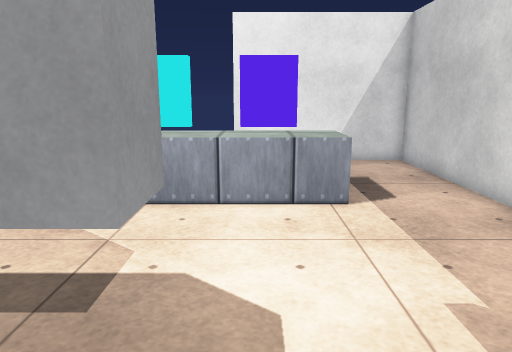
[1] (above)

13 first-person views from a walk through a Unity game level. The camera is 1.4 m above the floor, tilts 12° down and sees 70° across. The floor is counted in squares, 0.5 m on a side. Each view is taken from the middle of a square. On the plan, view 1 faces up. The plan holds only what a view shows up to about 20 squares ahead; the rest is blank. The player is left out. Surface patterns are stand-ins for the level's own textures.

[2]
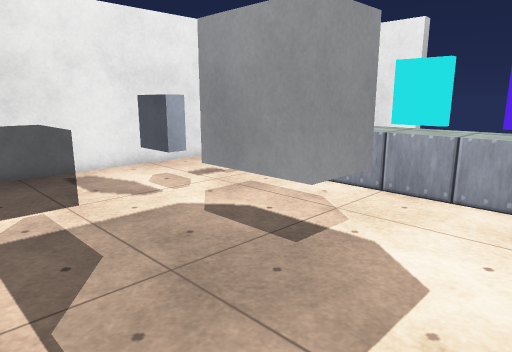

[3]
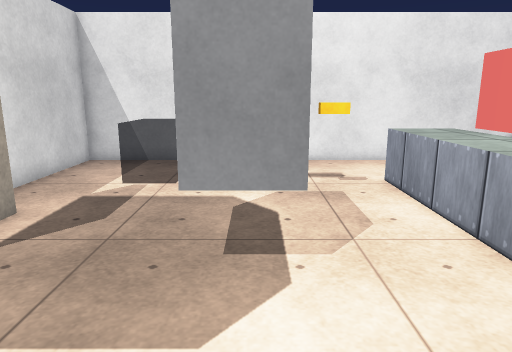

[4]
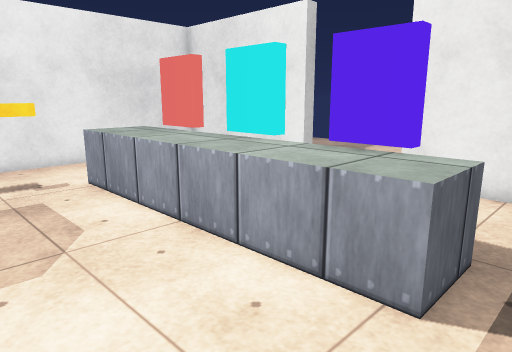

[5]
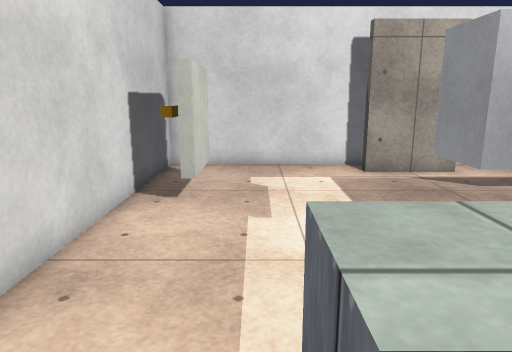

[6]
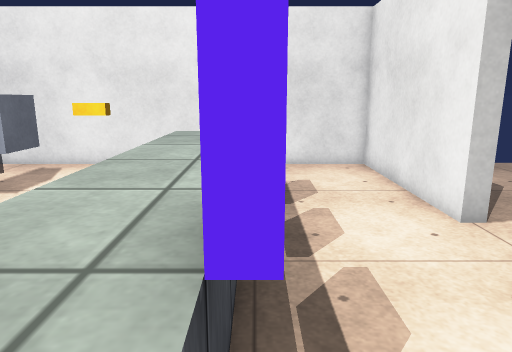

[7]
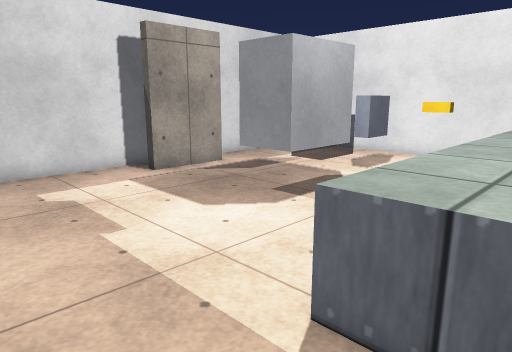

[8]
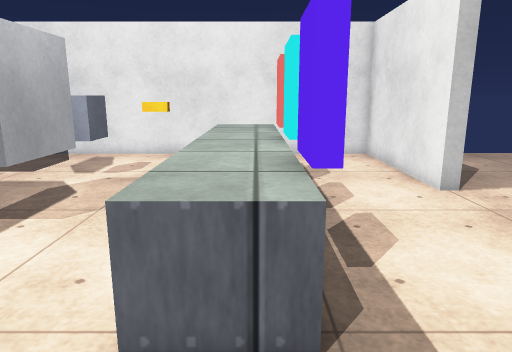

[9]
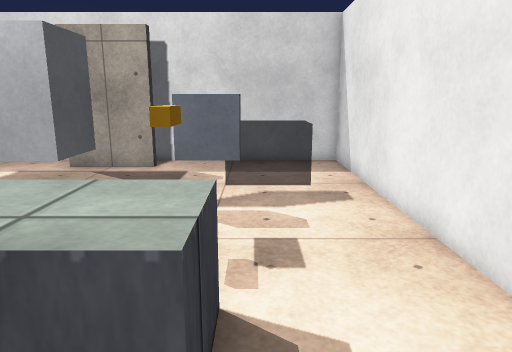

[10]
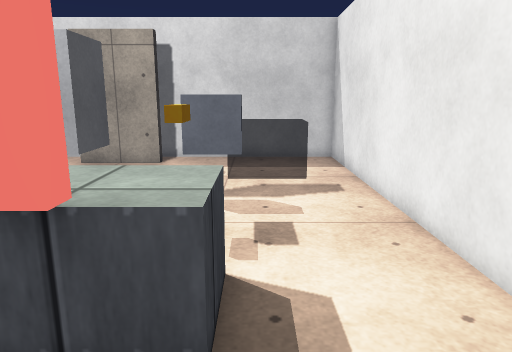

[11]
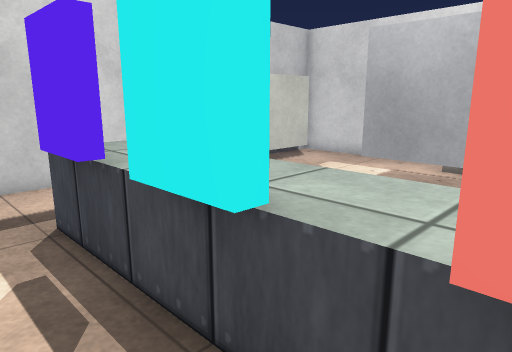

[12]
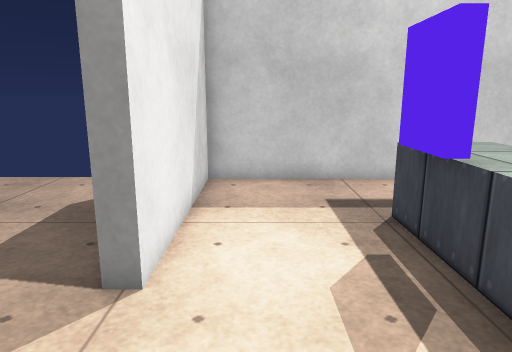

[13]
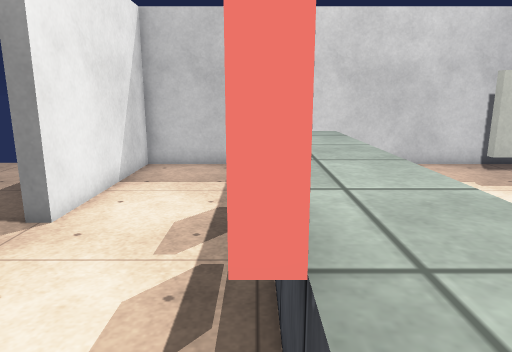

### Floor plan
Key: @ floor where view 1 was taken; # wall or solid block; . floor; = window, fence, low wall or low ledge; ^ raised ledge; O other object.
Columns run from 13 left of view 1 to 7 right of it. Each row starts with its distance up from view 1.
 23  ..               ..
 22  ....           ....
 21  .....         .....
 20    .....     .......
 19      ....   .....
 18       .........
 17 ########....#########
 16 #...................#
 15 #...................#
 14 #...................#
 13 #...................#
 12 #   .^##^^#^^##^....#
 11 #....^^^^^^^^^^^....#
 10 #....^^^^^^^^^^^....#
  9 #...................#
  8 #.....O.............#
  7 #....OO.............#
  6 #........OOO........#
  5 #...OOO.OO O........#
  4 #....O..OO O........#
  3 #...................#
  2 #.    ............#O#
  1 #.    ............#O#
  0 #..  =.......@....#.#
 -1 #........###........#
 -2 #........# #........#
 -3 #####################

Positions as (right, up) in squares from view 1, and headings:
1: (0, 0), facing up
2: (2, -1), facing up-left
3: (4, 5), facing left
4: (4, 5), facing up-left
5: (3, 13), facing down
6: (3, 12), facing left
7: (6, 12), facing down-left
8: (6, 11), facing left
9: (-9, 14), facing down
10: (-9, 15), facing down
11: (-6, 14), facing down-right
12: (-6, 15), facing right
13: (-9, 12), facing right
